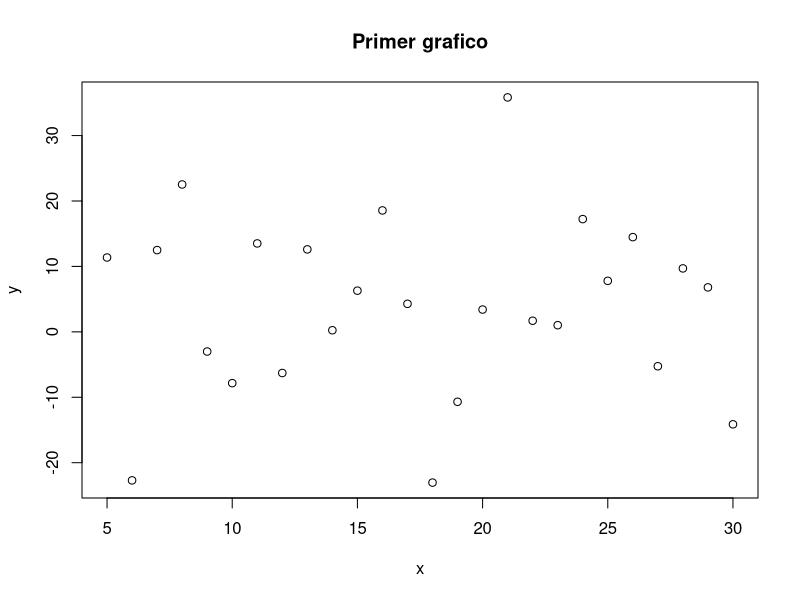

This chart was generated by the following R code:
## ---- chunk 1
knitr::opts_chunk$set(echo = TRUE)
## ---- chunk 2
# Esto es un comentario de R
# Una de las primeras cosas que aprendimos es a configurar
# nuestro directorio de trabajo
setwd("C://Users/azamudio/Desktop/Programacion_R/Sesion6/")
## ---- chunk 3
# Usemos el operador exponenciacion
2^8

## ---- chunk 4
# Definamos una variable independiente
x <- 5:30

# Definamos una variable dependiente
y <- rnorm(n = length(x), mean = 3.6, sd  = 12.5)

# Usemos el paquete graphics para mostrar un diagrama de dispersion
plot(x,y,main = "Primer grafico")

